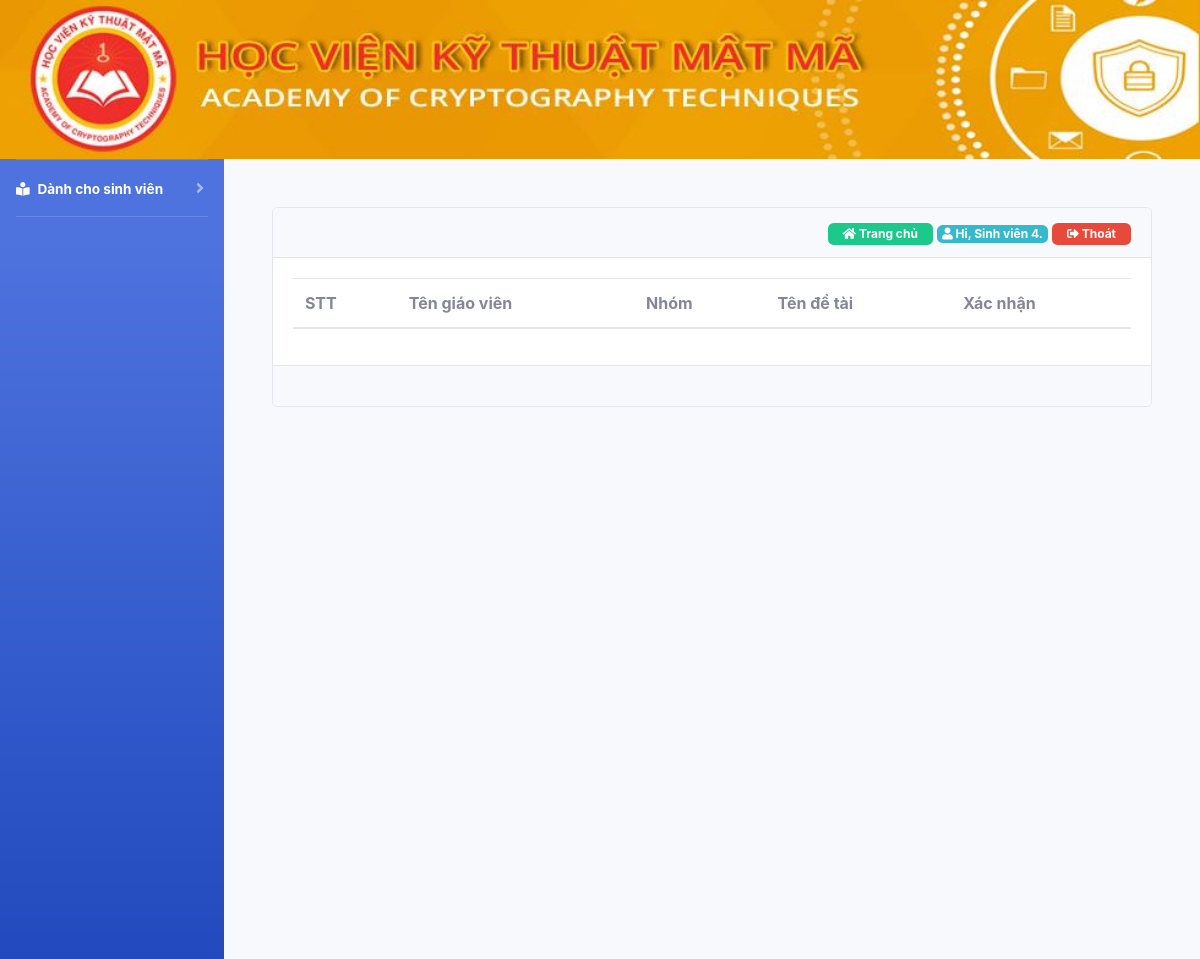
/duyet-de-tai.php (signed in), run on an earlier commit of the app's database.
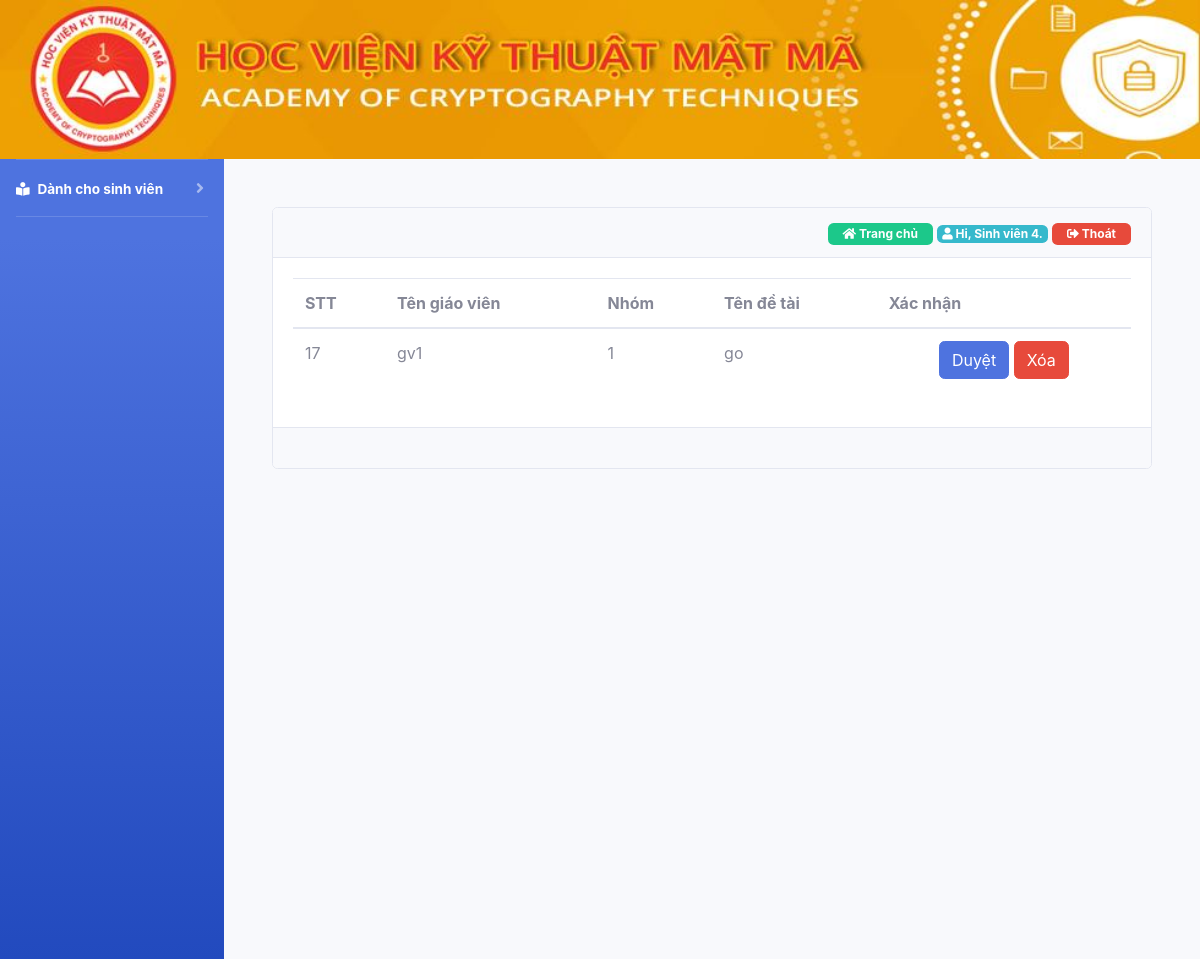
And on a later commit of the database.
### tables this page shows
CREATE TABLE `dsdetaisv` (
  `id` int(11) NOT NULL,
  `tengv` text NOT NULL,
  `nhom` text NOT NULL,
  `detai` text NOT NULL
);

### duyet-de-tai.php (the view, shortened to what this page needs)
<!DOCTYPE html>
<html>
<head>
    <?php require_once('filecss.php') ?>
</head>
<body>
    <div class="container-fluid">
        <?php require_once('logo.php'); ?>
        <div class="main" >
            <div id="wrapper">
                <div id="sidebar">
                    <?php require_once('menu_left.php'); ?>
                </div>
                <div id="content-wrapper" class="d-flex flex-column p-5">
                    <div class="status">
                        <div class="card">
                            <div class="card-header text-right">
                                <?php require_once('home_page.php') ?>
                            </div>
                            <div class="card-body">
                                <form action="" method="post">
                                    <table class="table table-hover table-inverse">
                                        <thead>
                                            <tr>
                                                <th>STT</th>
                                                <th>Tên giáo viên</th>
                                                <th>Nhóm</th>
                                                <th>Tên đề tài</th>
                                                <th colspan="2">Xác nhận</th>
                                            </tr>
                                            <?php
                                            if ($permission == 'teacher') {
                                                $check = mysqli_query($con,"select * from dsdetaisv where tengv = '$fullname'");
                                            }else{
                                                $check = mysqli_query($con,"select * from dsdetaisv ");
                                            }
                                            while ($rowq = mysqli_fetch_row($check)) {
                                             ?>
                                         </thead>
                                         <tbody>
                                             <tr>
                                                 <td><?php echo $rowq['0'] ?></td>
                                                 <td><?php echo $rowq['1'] ?></td>
                                                 <td><?php echo $rowq['2'] ?></td>
                                                 <td><?php echo $rowq['3'] ?></td>
                                                 <td class="text-center">
                                                    <a class="btn btn-primary" href="duyet.php?stt=<?php echo $rowq['0'] ?>">Duyệt</a>
                                                    <a class="btn btn-danger" href="xoa_detai.php?stt=<?php echo $rowq['0'] ?>">Xóa</a>
                                                </td>
                                            </tr>
                                            <?php
                                        }
                                        ?>
                                    </tbody>
                                </table>
                            </form>
                        </div>
                        <div class="card-footer">
                        </div>
                    </div>
                </div>
            </div>
        </div>
    </div>
</body>
</html>

What changed in the data, as far as the page shows it:
added dsdetaisv: id "17", tengv "gv1", nhom "1", detai "go"
